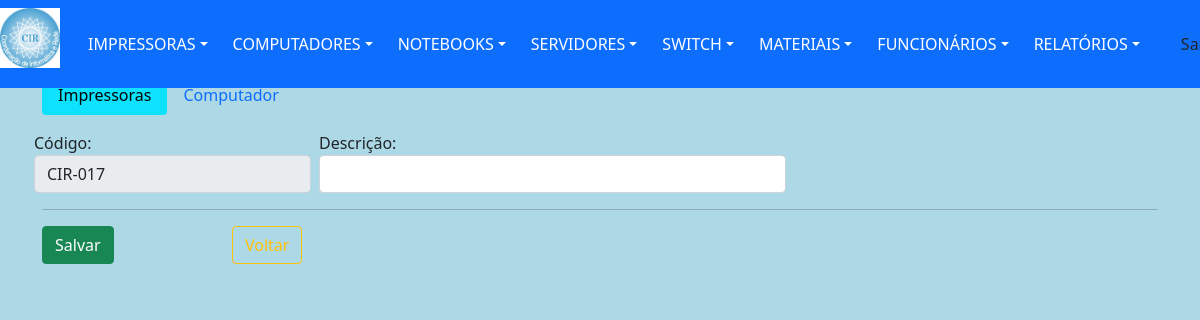
Page /old/materialCadastrarOld.php (signed in) on the earlier database version.
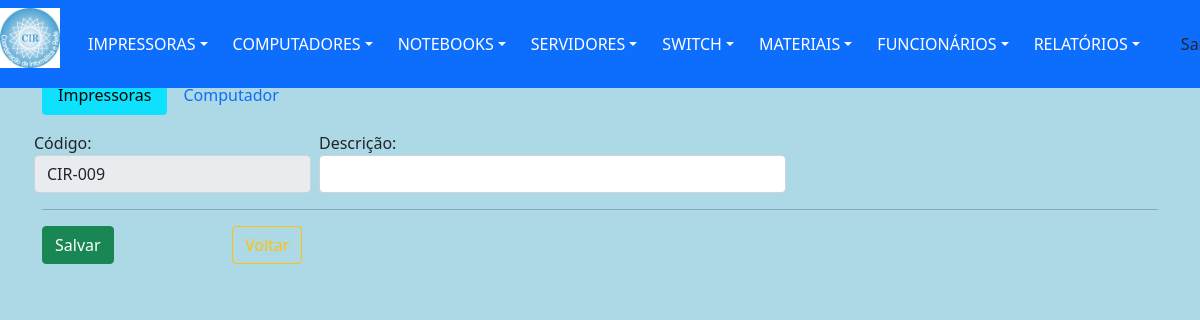
Same page on the later database version.
### tables this page shows
CREATE TABLE `material` (
  `idMaterial` int(11) NOT NULL,
  `codigo` varchar(25) DEFAULT NULL,
  `descricao` varchar(255) DEFAULT NULL,
  `numSerie` varchar(50) DEFAULT NULL,
  `unidade` varchar(20) DEFAULT NULL,
  `quantidade` int(6) DEFAULT NULL,
  `statusMat` varchar(8) DEFAULT 'ativo'
);

### dao/DAO-controleCir.php (called while the page is built, shortened)
<?php
	class ControleCirDAO
		{
             public function BuscarCodigo()
                {
                    $conn = Database::connect();
                    $conn->exec('SET CHARACTER SET utf8');
                    $sql = "SELECT * FROM `material` WHERE codigo LIKE 'cir%' ORDER BY codigo DESC LIMIT 1 ";
                    try
                        {
                            $listar = $conn->query($sql);
                            $buscar = $listar->fetchAll(PDO::FETCH_OBJ);
                        }
                    catch (PDOException $exc)
                        {
                            $buscar = $exc->getTraceAsString();
                        }
                    return $buscar;
                }
        }
?>

### funcao/funcao.php (called while the page is built, shortened)
<?php
	function soNumero($str)
		{
			$soNumero = preg_replace("/[^0-9]/", "", $str);
			return $soNumero;
		}
?>

### old/materialCadastrarOld.php (the view, shortened to what this page needs)
<?php
	include "../template/menuPrincipal.php";
    include_once "../funcao/funcao.php";
	include_once "../dao/DAO-controleCir.php";
	$codigoDAO = new ControleCirDAO();
	foreach ($codigoDAO->BuscarCodigo() as $resp)
		{
			$codigo1 = $resp->codigo;
		}
    $codigo2 = soNumero($codigo1);
    $tamCodigo2 = strlen($codigo2);
    $codigo2 = $codigo2+1;
    $result = strstr($codigo1, "-", true);
    $fimCodigo = str_pad($codigo2, $tamCodigo2, "0", STR_PAD_LEFT);
    $codigo = $result ."-".$fimCodigo;
?>
                <div class="container">
                    <div id="page-content-wrapper">
                        <div class="panel-content">
                            <div class="col-md-12">
						        <h3 class="text-success">Cadastro de Materiais:</h3>
                                <div class="panel-header">
                                    <form class="form-horizontal" action="../controllers/materialCadastro.php" method="POST">
                                        <ul class="nav nav-pillsUfs mb-3" id="pillsUfs-tab" role="tablist">
                                            <li class="nav-item" role="presentation">
                                                <button class="nav-link active" id="pillsUfs-imp-tab" data-bs-toggle="pill" data-bs-target="#pillsUfs-imp" type="button" role="tab" aria-controls="pillsUfs-imp" aria-selected="true">Impressoras</button>
                                            </li>
                                            <li class="nav-item" role="presentation">
                                                <button class="nav-link" id="pillsUfs-comp-tab" data-bs-toggle="pill" data-bs-target="#pillsUfs-comp" type="button" role="tab" aria-controls="pillsUfs-comp" aria-selected="false">Computador</button>
                                            </li>
                                        </ul>
                                        <div class="tab-content" id="pillsUfs-tabContent">
                                            <div class="tab-pane fade show active" id="pillsUfs-imp" role="tabpanel" aria-labelledby="pillsUfs-imp-tab">
                                                <div class="row">
                                                    <div class="col px-md-1 col-md-3">
                                                        <label for="inputSuccess" class="control-label">Código:</label>
                                                        <input type="text" class="form-control" name = "codigoImp" id = "codigoImp" value = "<?=$codigo; $_SESSION['codigo']=$codigo?>" readonly />
                                                    </div>
                                                    <div class="col px-md-1 col-md-5">
                                                        <label for="inputSuccess" class="control-label">Descrição:</label>
                                                        <input type="text" class="form-control" name = "descImp" id = "descImp" >
                                                    </div>
                                                </div>
                                            </div>
                                        </div>
                                        <hr>
                                        <div id="actions" class="row">
                                            <div class="col-md-2">
                                                <button type="submit" class="btn btn-success">Salvar</button>
                                            </div>
                                            <div class="col-md-2">
                                                <a  href="../template/menuPrincipal.php"><button type="button" class="btn btn-outline-warning">Voltar</button></a>
                                            </div>
                                        </div>
                                    </form>
                                </div>
                            </div>
                        </div>
					</div>
				</div>
	</body>
</html>

Differences in the rows shown:
removed material: codigoImp "CIR-017"
now on this page (row unchanged): material: codigoImp "CIR-009"
